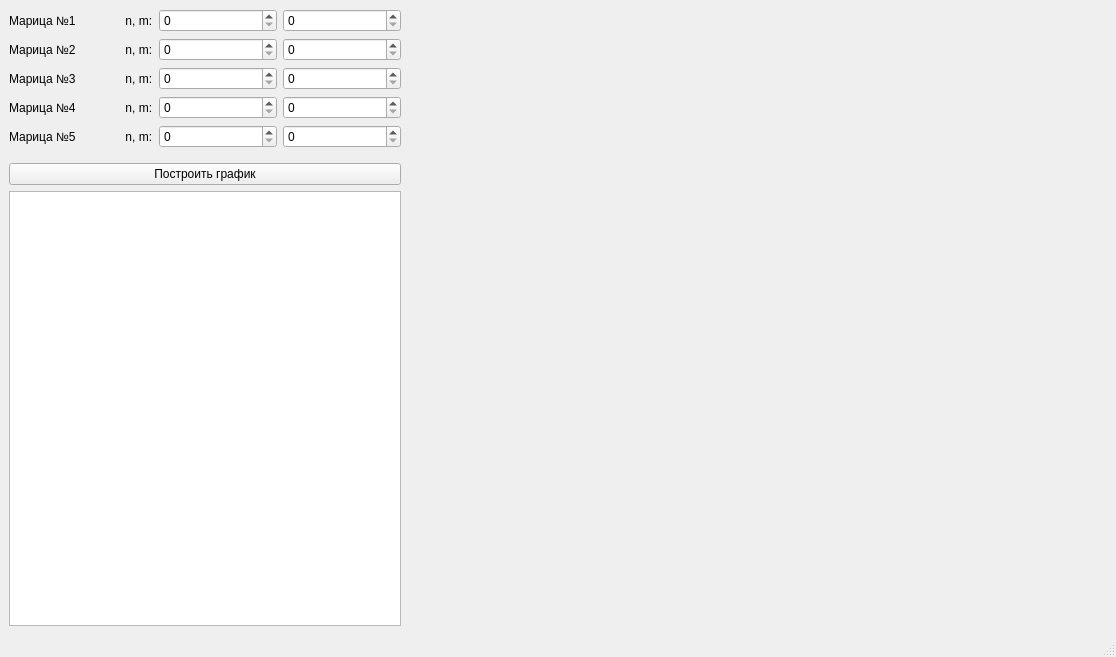
<?xml version="1.0" encoding="UTF-8"?>
<ui version="4.0">
 <class>MainWindow</class>
 <widget class="QMainWindow" name="MainWindow">
  <property name="geometry">
   <rect>
    <x>0</x>
    <y>0</y>
    <width>1116</width>
    <height>657</height>
   </rect>
  </property>
  <property name="sizePolicy">
   <sizepolicy hsizetype="Preferred" vsizetype="Preferred">
    <horstretch>0</horstretch>
    <verstretch>0</verstretch>
   </sizepolicy>
  </property>
  <property name="windowTitle">
   <string>MainWindow</string>
  </property>
  <property name="iconSize">
   <size>
    <width>24</width>
    <height>24</height>
   </size>
  </property>
  <widget class="QWidget" name="centralwidget">
   <layout class="QHBoxLayout" name="horizontalLayout">
    <item>
     <layout class="QHBoxLayout" name="horizontalLayout_2">
      <property name="sizeConstraint">
       <enum>QLayout::SetNoConstraint</enum>
      </property>
      <property name="topMargin">
       <number>0</number>
      </property>
      <property name="rightMargin">
       <number>0</number>
      </property>
      <item>
       <layout class="QGridLayout" name="gridLayout_2" columnstretch="0,0,0">
        <item row="1" column="0">
         <widget class="QLabel" name="label_2">
          <property name="text">
           <string>Марица №2               n, m:</string>
          </property>
          <property name="alignment">
           <set>Qt::AlignJustify|Qt::AlignVCenter</set>
          </property>
         </widget>
        </item>
        <item row="4" column="2">
         <widget class="QSpinBox" name="spinBox_10"/>
        </item>
        <item row="3" column="0">
         <widget class="QLabel" name="label_4">
          <property name="text">
           <string>Марица №4               n, m:</string>
          </property>
          <property name="alignment">
           <set>Qt::AlignJustify|Qt::AlignVCenter</set>
          </property>
         </widget>
        </item>
        <item row="0" column="2">
         <widget class="QSpinBox" name="spinBox_2"/>
        </item>
        <item row="3" column="1">
         <widget class="QSpinBox" name="spinBox_7"/>
        </item>
        <item row="0" column="0">
         <widget class="QLabel" name="label">
          <property name="minimumSize">
           <size>
            <width>0</width>
            <height>0</height>
           </size>
          </property>
          <property name="layoutDirection">
           <enum>Qt::LeftToRight</enum>
          </property>
          <property name="text">
           <string>Марица №1               n, m:</string>
          </property>
          <property name="scaledContents">
           <bool>false</bool>
          </property>
          <property name="alignment">
           <set>Qt::AlignJustify|Qt::AlignVCenter</set>
          </property>
         </widget>
        </item>
        <item row="0" column="1">
         <widget class="QSpinBox" name="spinBox"/>
        </item>
        <item row="1" column="2">
         <widget class="QSpinBox" name="spinBox_4"/>
        </item>
        <item row="4" column="0">
         <widget class="QLabel" name="label_5">
          <property name="text">
           <string>Марица №5               n, m:</string>
          </property>
          <property name="alignment">
           <set>Qt::AlignJustify|Qt::AlignVCenter</set>
          </property>
         </widget>
        </item>
        <item row="2" column="2">
         <widget class="QSpinBox" name="spinBox_6"/>
        </item>
        <item row="3" column="2">
         <widget class="QSpinBox" name="spinBox_8"/>
        </item>
        <item row="5" column="0" colspan="3">
         <widget class="QWidget" name="widget_2" native="true">
          <layout class="QGridLayout" name="gridLayout" rowstretch="0,0" columnstretch="0">
           <property name="leftMargin">
            <number>0</number>
           </property>
           <property name="topMargin">
            <number>9</number>
           </property>
           <property name="rightMargin">
            <number>0</number>
           </property>
           <property name="bottomMargin">
            <number>0</number>
           </property>
           <item row="0" column="0">
            <widget class="QPushButton" name="pushButton">
             <property name="text">
              <string>Построить график</string>
             </property>
            </widget>
           </item>
           <item row="1" column="0">
            <widget class="QTableWidget" name="tableWidget"/>
           </item>
          </layout>
         </widget>
        </item>
        <item row="1" column="1">
         <widget class="QSpinBox" name="spinBox_3"/>
        </item>
        <item row="2" column="1">
         <widget class="QSpinBox" name="spinBox_5"/>
        </item>
        <item row="2" column="0">
         <widget class="QLabel" name="label_3">
          <property name="text">
           <string>Марица №3               n, m:</string>
          </property>
          <property name="alignment">
           <set>Qt::AlignJustify|Qt::AlignVCenter</set>
          </property>
         </widget>
        </item>
        <item row="4" column="1">
         <widget class="QSpinBox" name="spinBox_9"/>
        </item>
       </layout>
      </item>
      <item>
       <widget class="QCustomPlot" name="widget" native="true">
        <property name="enabled">
         <bool>true</bool>
        </property>
        <property name="sizePolicy">
         <sizepolicy hsizetype="Maximum" vsizetype="Preferred">
          <horstretch>1</horstretch>
          <verstretch>0</verstretch>
         </sizepolicy>
        </property>
        <property name="minimumSize">
         <size>
          <width>700</width>
          <height>0</height>
         </size>
        </property>
        <property name="maximumSize">
         <size>
          <width>700</width>
          <height>16777215</height>
         </size>
        </property>
        <property name="baseSize">
         <size>
          <width>9</width>
          <height>0</height>
         </size>
        </property>
       </widget>
      </item>
     </layout>
    </item>
   </layout>
  </widget>
  <widget class="QStatusBar" name="statusbar"/>
  <widget class="QMenuBar" name="menubar">
   <property name="geometry">
    <rect>
     <x>0</x>
     <y>0</y>
     <width>1116</width>
     <height>21</height>
    </rect>
   </property>
  </widget>
 </widget>
 <customwidgets>
  <customwidget>
   <class>QCustomPlot</class>
   <extends>QWidget</extends>
   <header>qcustomplot.h</header>
   <container>1</container>
  </customwidget>
 </customwidgets>
 <resources/>
 <connections/>
</ui>
